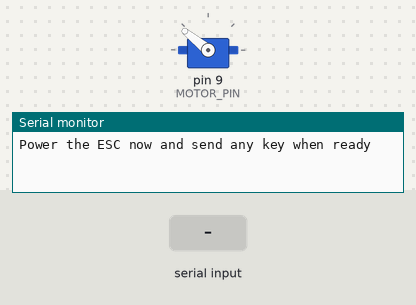
A sketch run on a simulated Arduino Uno, built with avr-gcc and run on an emulated ATmega328P. Shown: servo, the last lines printed to the serial monitor. The inputs (shaded band) are chosen by the test bench.

Above: at 0.8 s.
0.9 s: "1" received over Serial
At 1.7 s:
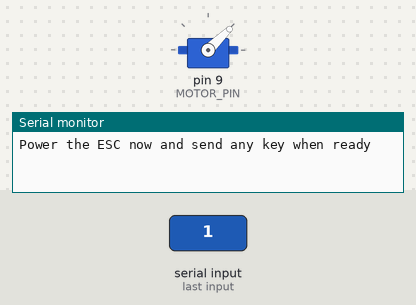
2.4 s: byte 43 (43) received over Serial
At 5.15 s:
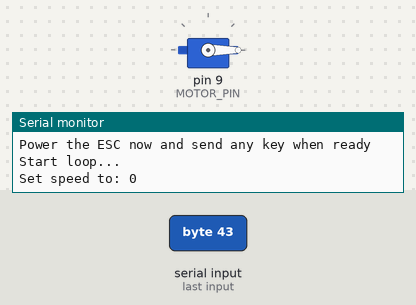
5.4 s: byte 45 (45) received over Serial
At 6.3 s:
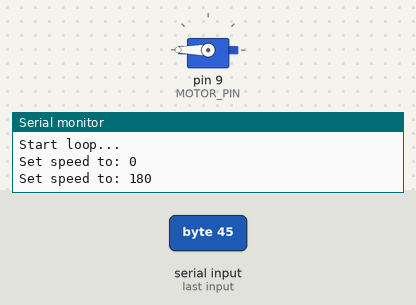
Timing chart, 0 to 8.4 s (numbered marks = the images above; inputs shaded):
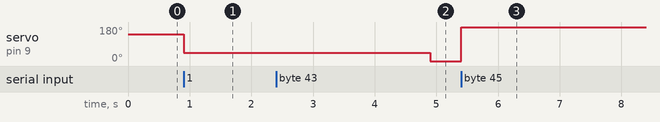

The sketch:

calibration.ino
```cpp
//  ----------------------  //
//  Author: Harinder Singh  //
//    Dated: 03/07/2016     //
//  ----------------------  //

// When interfacing a brushless motor through an ESC with an Arduino for the first time, this code needs to run.
// The way this calibration process runs is the before turning the motor on, code should be running on the Arduino.
// Initially, the speed is set to one extreme. Use the keys "+" and "-" to shift towards the other extreme.
// Do this a couple of times to finish the calibration. At this point, the motor should start spinning.

#include <Servo.h>

#define MAX_SIGNAL 2000           // Max forward speed
#define MIN_SIGNAL 1000           // Max reverse speed
#define MOTOR_PIN 9               // ESC attached to arduino as a servo
#define led 13                    // on board LED

Servo motor;
int speed1 = 1050;

void setup() {
  Serial.begin(9600);
  Serial.println("Power the ESC now and send any key when ready");

  motor.attach(MOTOR_PIN);
  motor.writeMicroseconds(MAX_SIGNAL);

  // Wait for input
  while (!Serial.available());
  Serial.read();
  motor.writeMicroseconds(MIN_SIGNAL);
  delay(4000);

  motor.writeMicroseconds(speed1); //start changing motor speed

  Serial.println("Start loop...");
}


void loop() {
  if(Serial.available() > 0) {
    int incomingByte = Serial.read();
    if(incomingByte == 43)      // sends the character '+'
      speed1=0;
    else if(incomingByte == 45) // sends the character '-'
      speed1=180;
    Serial.print("Set speed to: ");
    Serial.println(speed1);

    motor.write(speed1);
  }
}
```

Measured:
- after the input at 0.9 s, servo on pin 9 (MOTOR_PIN): 141° → 44° at once
- after the input at 2.4 s, servo on pin 9 (MOTOR_PIN): 44° → 0° after 2.5 s
- after the input at 5.4 s, servo on pin 9 (MOTOR_PIN): 0° → 180° at once
